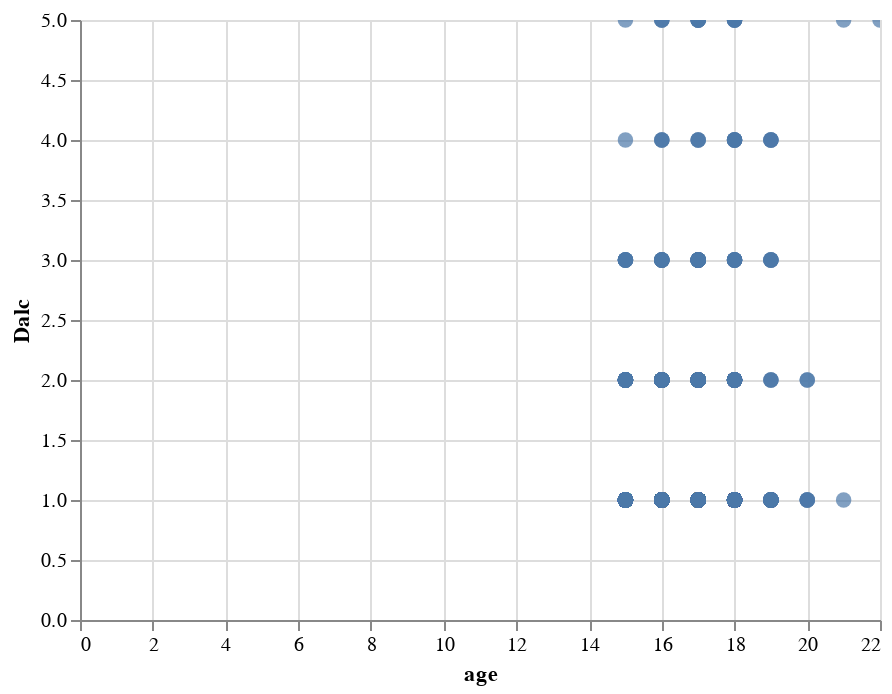

The cell this chart's notebook holds for it:
### Code cell
alt.Chart(df_por).mark_circle(size=60).encode(
    x='age',
    y='Dalc',
    tooltip=['G1', 'G2', 'G3', 'health',]
).interactive()

### Figure 1 — Vega-Lite specification as saved in the notebook (floating-point values rounded to 4 significant figures; data arrays with more than 128 entries replaced by an {"elided": "..."} marker saying what was removed)
{"config": {"view": {"continuousWidth": 400, "continuousHeight": 300}}, "data": {"name": "data-2598c03e4b3391988ca14a0c16e86572"}, "mark": {"type": "circle", "size": 60}, "encoding": {"tooltip": [{"type": "quantitative", "field": "G1"}, {"type": "quantitative", "field": "G2"}, {"type": "quantitative", "field": "G3"}, {"type": "quantitative", "field": "health"}], "x": {"type": "quantitative", "field": "age"}, "y": {"type": "quantitative", "field": "Dalc"}}, "selection": {"selector019": {"type": "interval", "bind": "scales", "encodings": ["x", "y"]}}, "$schema": "https://vega.github.io/schema/vega-lite/v4.8.1.json", "datasets": {"data-2598c03e4b3391988ca14a0c16e86572": {"elided": "649 records"}}}
